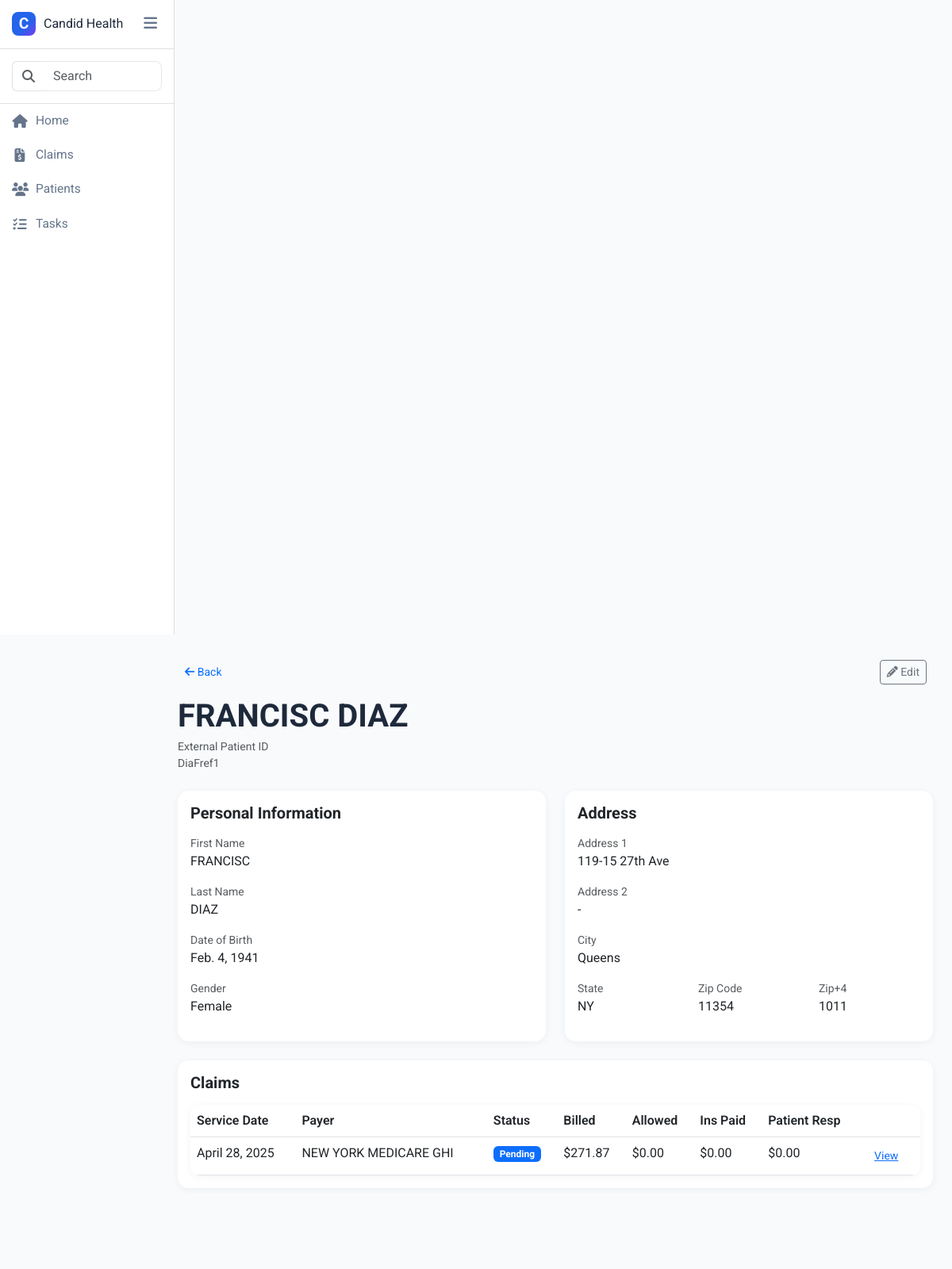
The app's page /patients/DiaFref1/ with its own data.
### main/models.py (models this page shows, shortened)
class Patient(models.Model):
    first_name = models.CharField(max_length=100)
    last_name = models.CharField(max_length=100)
    address_1 = models.CharField(max_length=255)
    address_2 = models.CharField(max_length=255, blank=True)
    city = models.CharField(max_length=100)
    state = models.CharField(max_length=2)
    zip_code = models.CharField(max_length=10)
    zip_plus_4 = models.CharField(max_length=4, blank=True)
    date_of_birth = models.DateField()
    gender = models.CharField(max_length=10)
    external_patient_id = models.CharField(max_length=100, unique=True, editable=False)
    def __str__(self):
        return f"{self.first_name} {self.last_name} ({self.external_patient_id})"

class Claim(models.Model):
    STATUS_CHOICES = [
        ('Submitted to Payer', 'Submitted to Payer'),
        ('Pending', 'Pending'),
        ('Approved', 'Approved'),
        ('Denied', 'Denied'),
    ]
    patient = models.ForeignKey(Patient, on_delete=models.CASCADE, null=True, blank=True)
    patient_name = models.CharField(max_length=255)  # Keep for backward compatibility
    service_date = models.DateField()
    payer_name = models.CharField(max_length=255)
    payer_id = models.CharField(max_length=20)
    status = models.CharField(max_length=50, choices=STATUS_CHOICES, default='Pending')
    billed_amount = models.DecimalField(max_digits=10, decimal_places=2)
    allowed_amount = models.DecimalField(max_digits=10, decimal_places=2, default=0.00)
    insurance_paid = models.DecimalField(max_digits=10, decimal_places=2, default=0.00)
    patient_responsibility = models.DecimalField(max_digits=10, decimal_places=2, default=0.00)

### main/views.py (the view)
# urls.py: path('patients/<str:external_patient_id>/', views.patient_detail, name='patient_detail'),
@transaction.atomic
def patient_detail(request, external_patient_id):
    logger.info(f"Processing patient_detail view for external_patient_id: {external_patient_id}")
    patient = get_object_or_404(Patient, external_patient_id=external_patient_id)
    logger.info(f"Found patient: {patient}")
    if request.method == 'POST':
        logger.info(f"Processing POST request for patient {patient.id}")
        form = PatientForm(request.POST, instance=patient)
        if form.is_valid():
            logger.info(f"Form is valid, saving patient {patient.id}")
            patient = form.save(commit=False)
            patient.external_patient_id = external_patient_id  # Preserve the external_patient_id
            patient.save()
            logger.info(f"Saved patient: {patient}")
            updated_claims = Claim.objects.filter(patient=patient).update(
                patient_name=patient.full_name
            )
            logger.info(f"Updated {updated_claims} claims for patient {patient.id}")
            return redirect('main:patient_detail', external_patient_id=external_patient_id)
        else:
            logger.error(f"Form validation failed: {form.errors}")
    else:
        form = PatientForm(instance=patient)
    claims = Claim.objects.filter(patient=patient).order_by('-service_date')
    logger.info(f"Found {claims.count()} claims for patient {patient.id}")
    context = {
        'patient': patient,
        'form': form,
        'claims': claims,
    }
    return render(request, 'main/patient_detail.html', context)

### main/views.py
class PatientForm(forms.ModelForm):
    class Meta:
        model = Patient
        fields = ['first_name', 'last_name', 'address_1', 'address_2', 'city', 'state',
                 'zip_code', 'zip_plus_4', 'date_of_birth', 'gender']
        widgets = {
            'date_of_birth': forms.DateInput(attrs={'type': 'date'}),
        }

### main/templates/main/patient_detail.html (shortened to what this page needs)
{% extends 'main/base.html' %}
{% block content %}
<div class="d-flex align-items-center mb-3">
    <a href="{% url 'main:patients' %}" class="btn btn-sm btn-link text-decoration-none me-2">
        <i class="fas fa-arrow-left"></i> Back
    </a>
    <div class="ms-auto">
        <button class="btn btn-sm btn-outline-secondary me-2" id="editPatientBtn">
            <i class="fas fa-pencil"></i> Edit
        </button>
    </div>
</div>
<div class="mb-4">
    <h1 class="mb-0">{{ patient.first_name }} {{ patient.last_name }}</h1>
    <div class="d-flex mt-1 text-muted small align-items-center">
        <div class="me-4">
            <span>External Patient ID</span>
            <div>{{ patient.external_patient_id }}</div>
        </div>
    </div>
</div>
<div id="patientViewMode">
    <div class="row mb-4">
        <div class="col-md-6">
            <div class="card">
                <div class="card-body">
                    <h5 class="card-title mb-3">Personal Information</h5>
                    <div class="mb-3">
                        <div class="text-muted small">First Name</div>
                        <div>{{ patient.first_name }}</div>
                    </div>
                    <div class="mb-3">
                        <div class="text-muted small">Last Name</div>
                        <div>{{ patient.last_name }}</div>
                    </div>
                    <div class="mb-3">
                        <div class="text-muted small">Date of Birth</div>
                        <div>{{ patient.date_of_birth }}</div>
                    </div>
                    <div class="mb-3">
                        <div class="text-muted small">Gender</div>
                        <div>{{ patient.gender }}</div>
                    </div>
                </div>
            </div>
        </div>
        <div class="col-md-6">
            <div class="card">
                <div class="card-body">
                    <h5 class="card-title mb-3">Address</h5>
                    <div class="mb-3">
                        <div class="text-muted small">Address 1</div>
                        <div>{{ patient.address_1 }}</div>
                    </div>
                    <div class="mb-3">
                        <div class="text-muted small">Address 2</div>
                        <div>{{ patient.address_2|default:"-" }}</div>
                    </div>
                    <div class="mb-3">
                        <div class="text-muted small">City</div>
                        <div>{{ patient.city }}</div>
                    </div>
                    <div class="row">
                        <div class="col-4">
                            <div class="mb-3">
                                <div class="text-muted small">State</div>
                                <div>{{ patient.state }}</div>
                            </div>
                        </div>
                        <div class="col-4">
                            <div class="mb-3">
                                <div class="text-muted small">Zip Code</div>
                                <div>{{ patient.zip_code }}</div>
                            </div>
                        </div>
                        <div class="col-4">
                            <div class="mb-3">
                                <div class="text-muted small">Zip+4</div>
                                <div>{{ patient.zip_plus_4|default:"-" }}</div>
                            </div>
                        </div>
                    </div>
                </div>
            </div>
        </div>
    </div>
</div>
<div class="card">
    <div class="card-body">
        <h5 class="card-title mb-3">Claims</h5>
        <div class="table-responsive">
            <table class="table table-hover mb-0">
                <thead>
                    <tr>
                        <th>Service Date</th>
                        <th>Payer</th>
                        <th>Status</th>
                        <th>Billed</th>
                        <th>Allowed</th>
                        <th>Ins Paid</th>
                        <th>Patient Resp</th>
                        <th></th>
                    </tr>
                </thead>
                <tbody>
                    {% for claim in claims %}
                    <tr>
                        <td>{{ claim.service_date }}</td>
                        <td>{{ claim.payer_name }}</td>
                        <td><span class="badge bg-primary">{{ claim.status }}</span></td>
                        <td>${{ claim.billed_amount }}</td>
                        <td>${{ claim.allowed_amount }}</td>
                        <td>${{ claim.insurance_paid }}</td>
                        <td>${{ claim.patient_responsibility }}</td>
                        <td>
                            <a href="{% url 'main:claim_detail' claim.id %}" class="btn btn-sm btn-link">View</a>
                        </td>
                    </tr>
                    {% empty %}
                    <tr>
                        <td colspan="8" class="text-center py-4">
                            <p class="mb-0">No claims found</p>
                        </td>
                    </tr>
                    {% endfor %}
                </tbody>
            </table>
        </div>
    </div>
</div>
{% endblock %}

### main/templates/main/base.html (style rules this page uses)
body { font-family: 'Roboto', 'Open Sans', 'Lato', Arial, sans-serif; background-color: #f8fafc; color: #1e293b; }
.table-responsive { background-color: #fff; border-radius: 12px; box-shadow: 0 2px 8px rgba(44,62,80,0.06); }
.card { border-radius: 14px; border: none; box-shadow: 0 2px 8px rgba(44,62,80,0.06); }
th { color: #64748b; font-weight: 600; background: #f3f4f6; }
tr { transition: background 0.15s; }
h1, h2, h3, h4, h5, h6 { font-family: 'Roboto', 'Montserrat', 'Open Sans', Arial, sans-serif; font-weight: 700; color: #1e293b; }

### records on screen
Patient: first_name "FRANCISC", last_name "DIAZ", external_patient_id "DiaFref1", date_of_birth "Feb. 4, 1941", gender "Female", address_1 "119-15 27th Ave", address_2 "-", city "Queens", state "NY", zip_code "11354", zip_plus_4 "1011"
Claim: service_date "April 28, 2025", payer_name "NEW YORK MEDICARE GHI", status "Pending", billed_amount "271.87", allowed_amount "0.00", insurance_paid "0.00", patient_responsibility "0.00"
